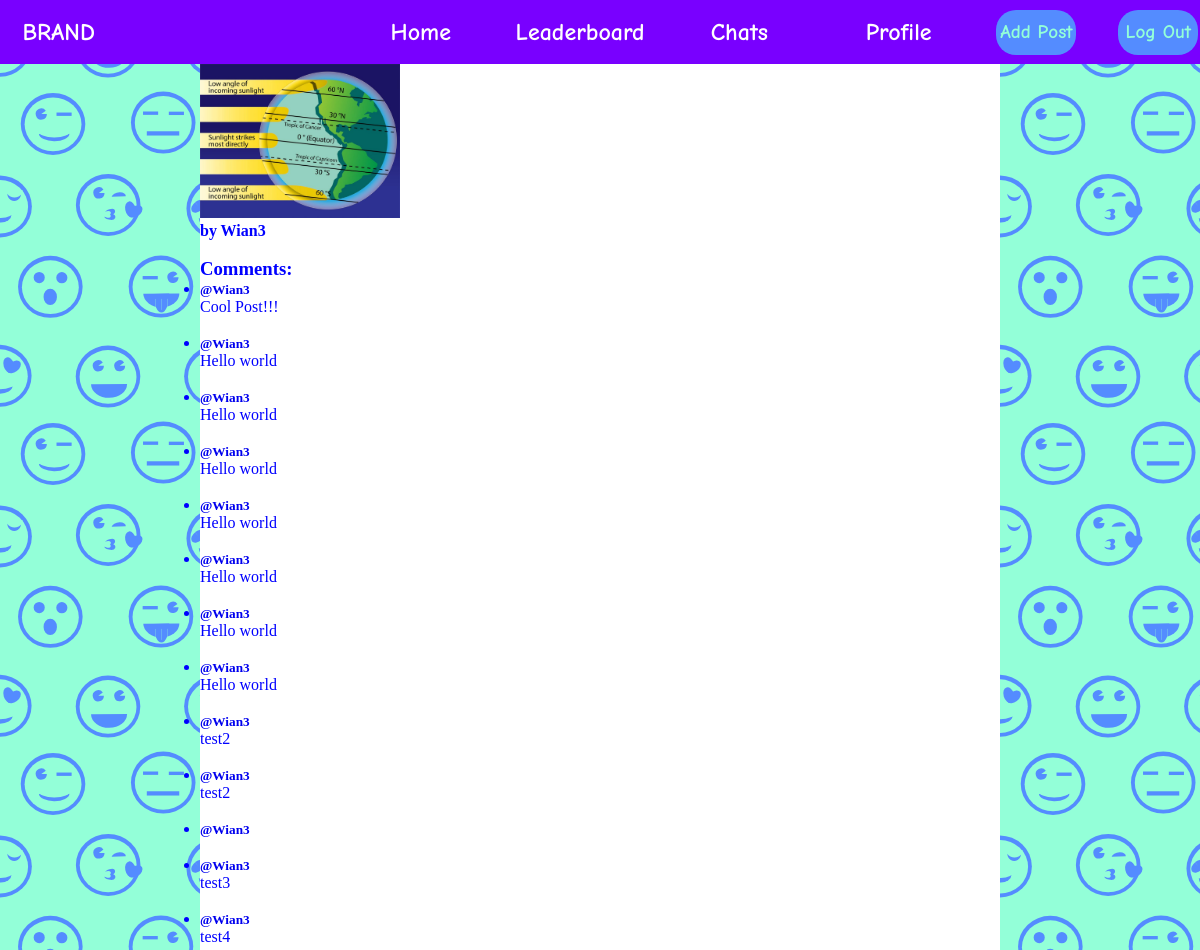
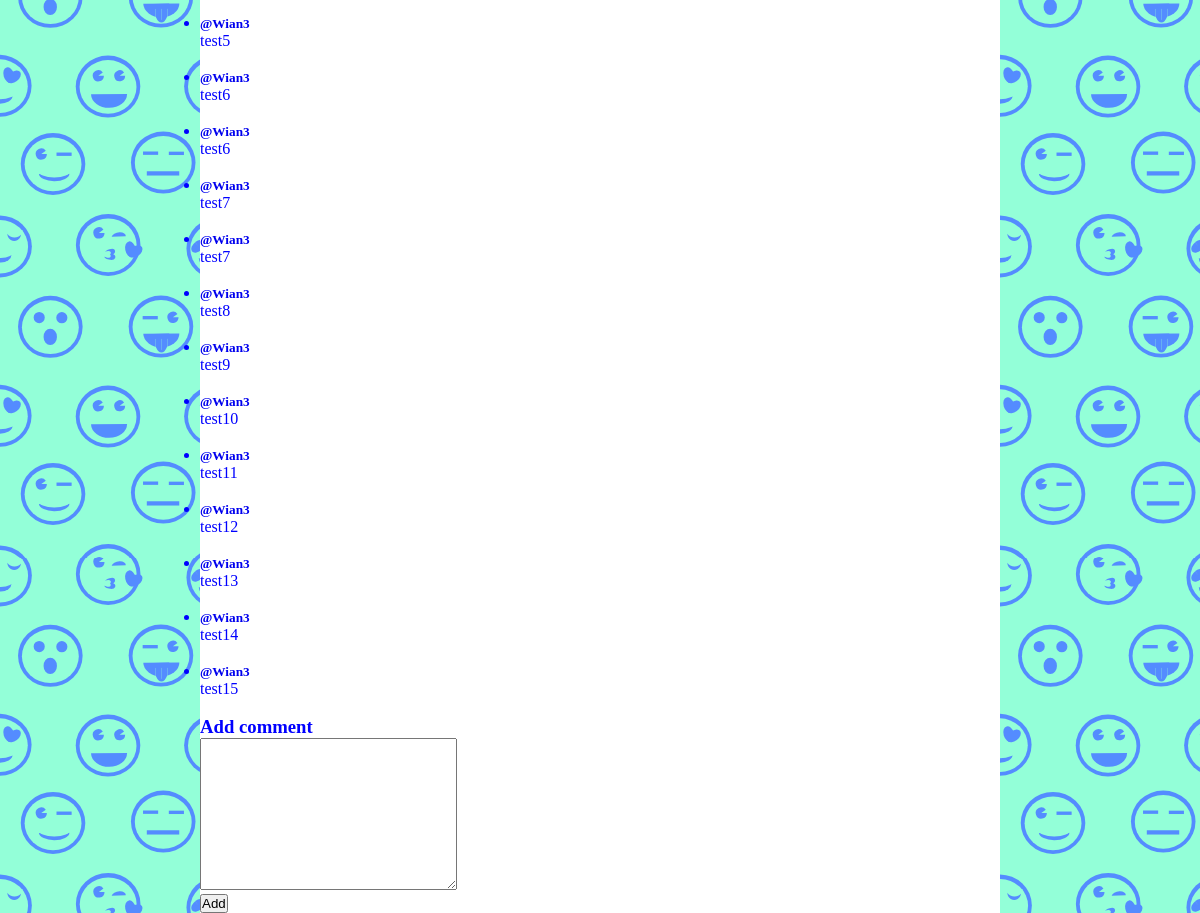
Page /posts/post-4/ on the committed database (2 pictures, top to bottom).
### posts/models.py (models this page shows, shortened)
class Post(models.Model):
    memer = models.ForeignKey(User, on_delete=models.CASCADE)
    meme_file = models.FileField(upload_to="posts/")
    likes = models.TextField(default="", blank=True)
    likes_amount = models.IntegerField(default=0)
    datetime_posted = models.DateTimeField(default=datetime(2022, 4, 14, 20, 8, 7, 127325, tzinfo=pytz.UTC))
    description = models.TextField(max_length=256)

class Comment(models.Model):
    memer = models.ForeignKey(User, on_delete=models.CASCADE)
    post = models.ForeignKey(Post, on_delete=models.CASCADE)
    body = models.TextField(max_length=256)

### accounts/models.py (models this page shows, shortened)
class User(auth.models.AbstractUser, auth.models.PermissionsMixin):
    profile_pic = models.ImageField(upload_to="profiles/", default="profiles/default_profile.jpeg")
    slug = models.SlugField(max_length=256)
    interests = models.TextField(blank=True)
    followers = models.TextField(blank=True)
    followers_amount = models.PositiveIntegerField(default=0)
    def __str__(self):
        return "@{}".format(self.username)

### posts/views.py (the view, shortened to what this page needs)
# urls.py: path("post-<int:pk>/", views.PostAndCommentsView.as_view(), name="view_post")
class PostAndCommentsView(TemplateView):
    template_name = "PostView.html"
    def get_context_data(self, **kwargs):
        context = super().get_context_data(**kwargs)
        context["user"] = Post.objects.get(id=self.kwargs['pk']).memer
        context["post"] = Post.objects.get(id=self.kwargs['pk'])
        context["comments"] = Comment.objects.filter(post=self.kwargs['pk'])
        return context

### posts/templates/PostView.html (shortened to what this page needs)
{% extends 'base.html' %}
{% block head_block %}
{% load static %}
{% endblock %}
{% block body_block %}
<embed src="{{ post.meme_file.url }}" width="25%" height="auto">
<br>
<h4>by {{ user.username }}</h3>
<br>
<h3>Comments:</h4>
{% if not comments %}
    <h5>Looks like there are no comments yet.</h5>
{% else %}
    <ul id="comments_list" >
    {% for comment in comments %}
    <li>
        <a href="{% url 'accounts:profile' comment.memer.slug %}"><h5>{{ comment.memer }}</h5></a>
        <p>{{ comment.body }}</p>
        <br>
    </li>
    {% endfor %}
    </ul>
{% endif %}
{% if user.is_authenticated %}
    <h3>Add comment</h3>
    <textarea name="comment_body" id="comment_body" cols="30" rows="10"></textarea>
    <br>
    <button class="submit-comment-btn" type="submit">Add</button>
{% endif %}
{% endblock %}

### static/css/base.css (style rules this page uses)
:root { --navbar-bg-color: #7900FF; --navbar-height: 64px; }
* { margin: 0; padding: 0; }
a { text-decoration: none; }

### rows in the picture
User: username "Wian3"
Comment: memer "@Wian3", body "Cool Post!!!"
Comment: memer "@Wian3", body "Hello world"
Comment: memer "@Wian3", body "Hello world"
Comment: memer "@Wian3", body "Hello world"
Comment: memer "@Wian3", body "Hello world"
Comment: memer "@Wian3", body "Hello world"
Comment: memer "@Wian3", body "Hello world"
Comment: memer "@Wian3", body "Hello world"
Comment: memer "@Wian3", body "test2"
Comment: memer "@Wian3", body "test2"
Comment: memer "@Wian3"
Comment: memer "@Wian3", body "test3"
Comment: memer "@Wian3", body "test4"
Comment: memer "@Wian3", body "test5"
Comment: memer "@Wian3", body "test6"
Comment: memer "@Wian3", body "test6"
Comment: memer "@Wian3", body "test7"
Comment: memer "@Wian3", body "test7"
Comment: memer "@Wian3", body "test8"
Comment: memer "@Wian3", body "test9"
Comment: memer "@Wian3", body "test10"
Comment: memer "@Wian3", body "test11"
Comment: memer "@Wian3", body "test12"
Comment: memer "@Wian3", body "test13"
Comment: memer "@Wian3", body "test14"
Comment: memer "@Wian3", body "test15"
